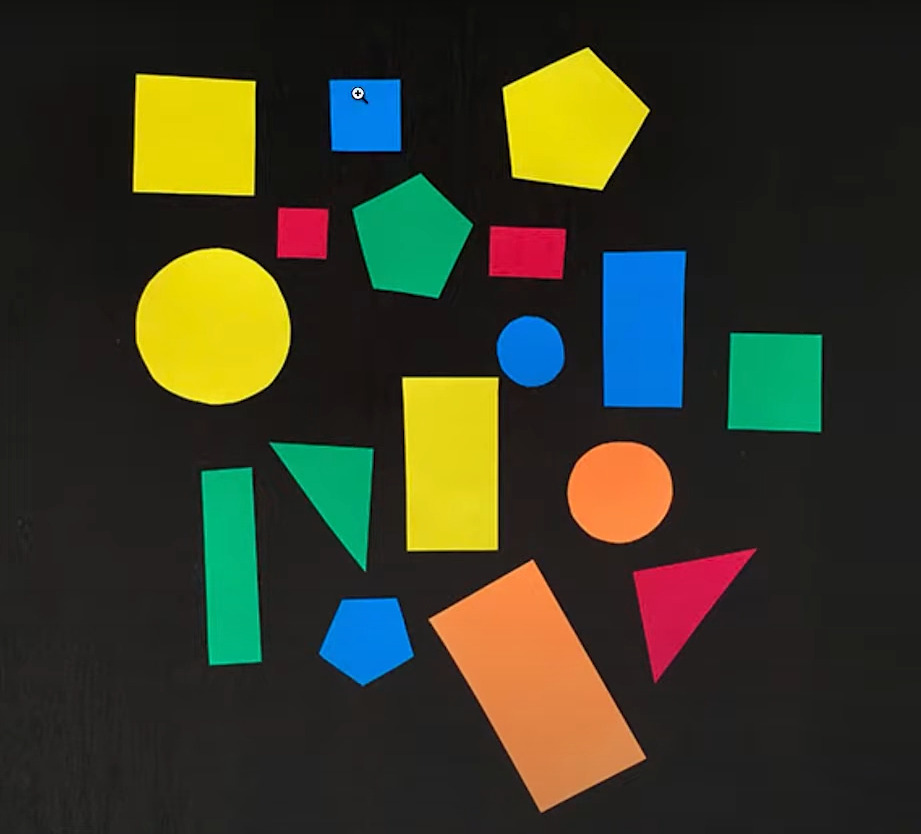
#> input picture ch5.jpg, 921 x 834 px
$ python 5.py
#> lines starting #> are read from the running program, lines starting #| are printed output that depends on the picture; after the words box and inside, x2 and y2 are one past the last pixel; in counts of white or black regions, pixels touching at a corner belong together
import cv2
import imutils

image = cv2.imread('ch5.jpg')
#> image is the input picture: shape (834, 921, 3); mean B, G, R 38.7, 57.8, 56.2

#Pre processing
gray = cv2.cvtColor(image,cv2.COLOR_BGR2GRAY)
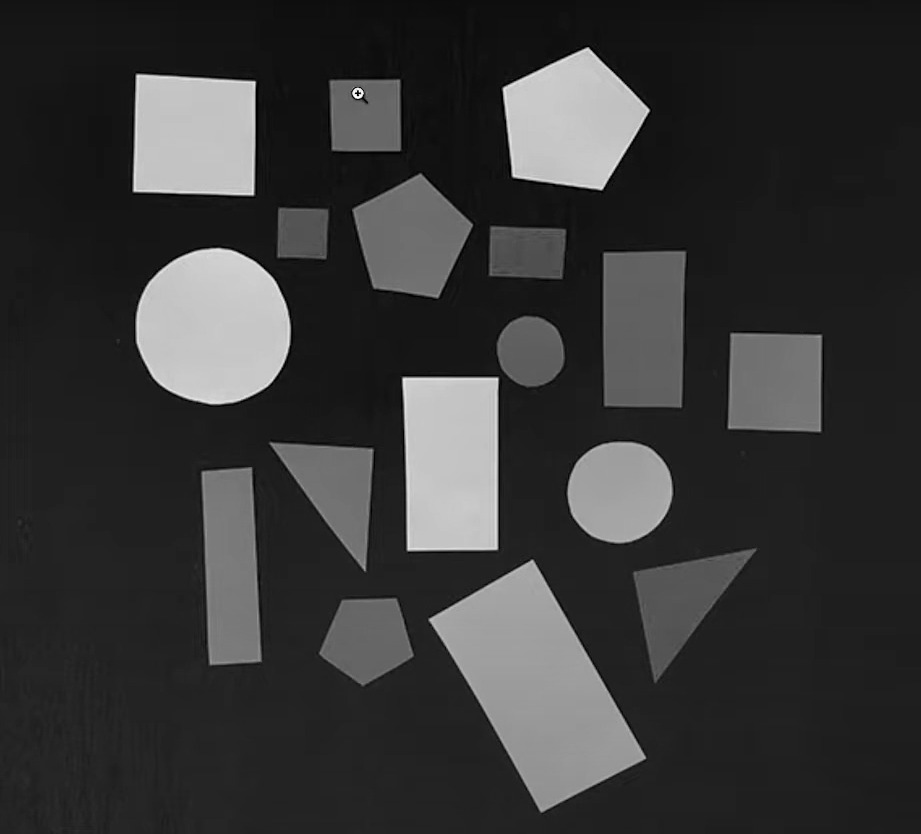
#> gray: shape (834, 921); min 0, max 255, mean 55.2
blurred = cv2.GaussianBlur(gray,(5,5),0)
thresh = cv2.threshold(blurred,60,255,cv2.THRESH_BINARY)[1]
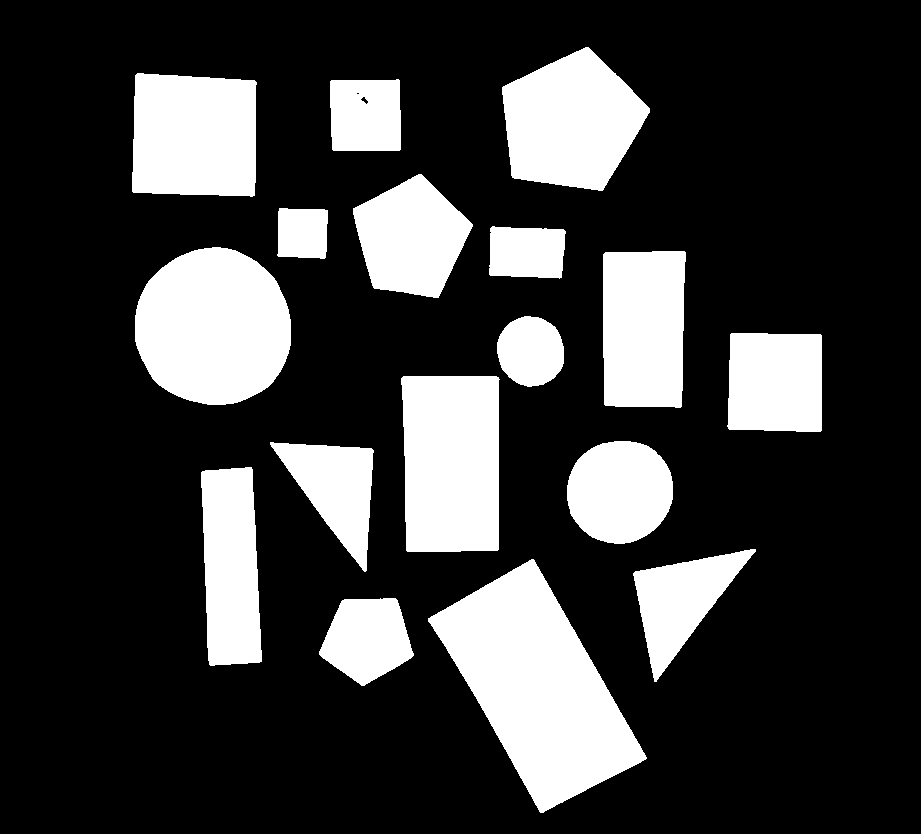
#> thresh: shape (834, 921); 23.1% white; 17 white regions

#Contours
cnts = cv2.findContours(thresh.copy(),cv2.RETR_EXTERNAL,cv2.CHAIN_APPROX_SIMPLE)
#> cnts = 17 contours; largest, box (x1, y1, x2, y2) and area: (428, 559, 647, 813) 27027, (135, 247, 291, 405) 19268, (401, 376, 500, 552) 16366, (502, 47, 650, 191) 14588, (132, 73, 257, 197) 14217
cnts = imutils.grab_contours(cnts) # เก็บในlist

for c in cnts:
    cv2.drawContours(image,[c],-1,(0,0,255),2)
#> this loop made 17 passes
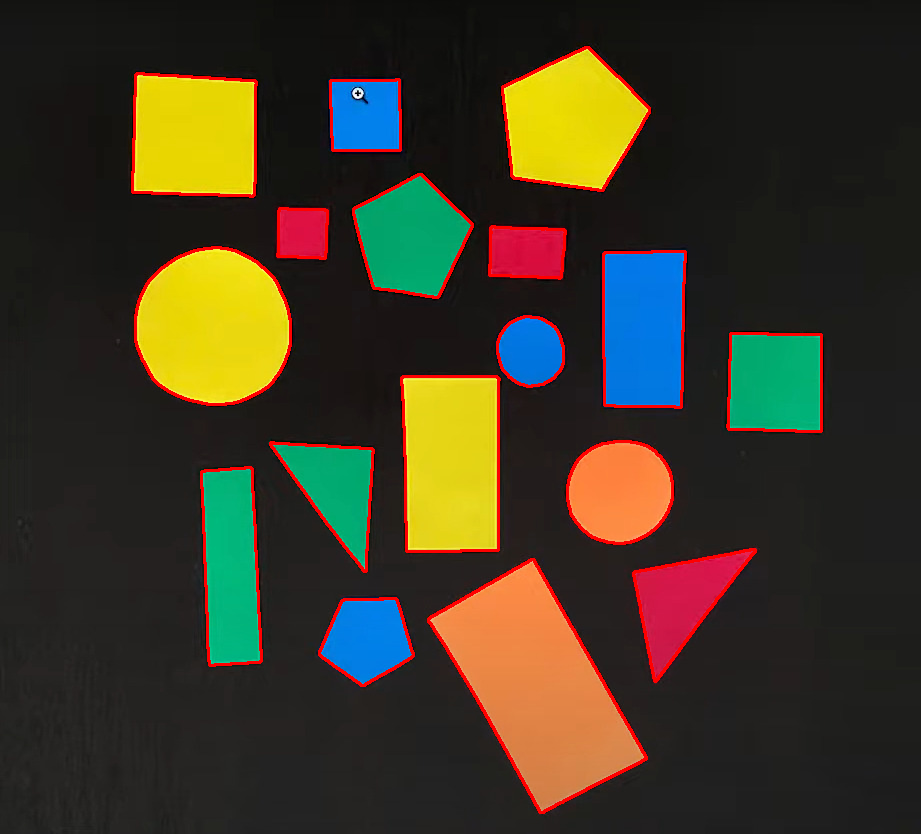
#> image: shape (834, 921, 3); 2.85% of pixels changed, all inside (x1, y1, x2, y2) = (131, 46, 823, 814)


cv2.imshow("Image",image)

cv2.waitKey(0)
#> (the run stopped early here; a loop or call above may not have finished)

$ run again, with DSC00547.jpg copied over ch5.jpg
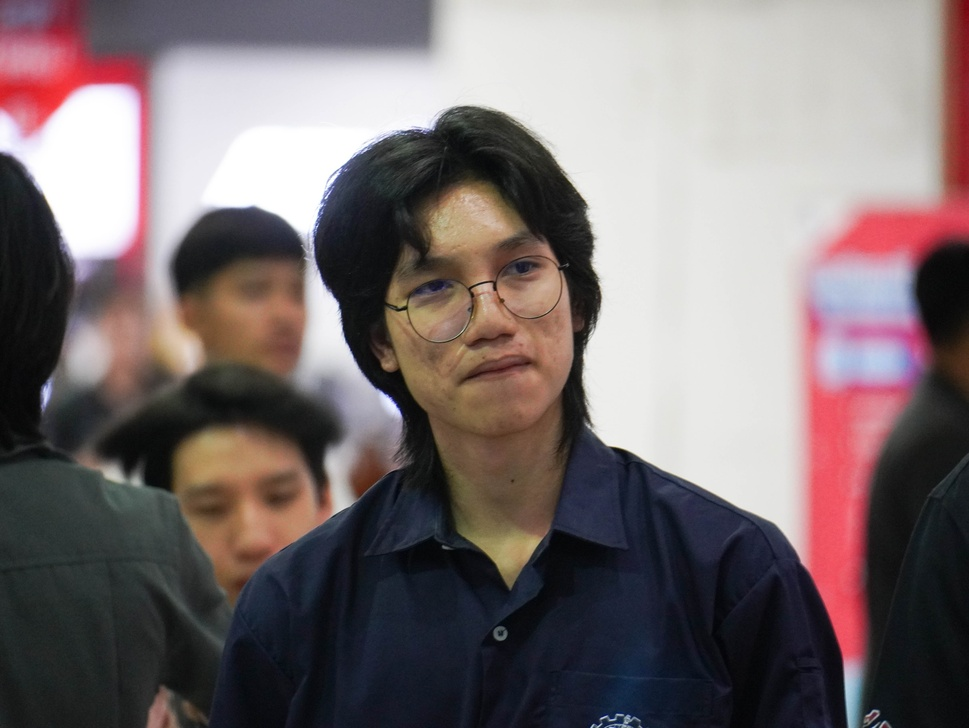
#> input picture DSC00547.jpg, 969 x 728 px, shrunk from 5328 x 4000 before the run
#> image is the input picture: shape (728, 969, 3); mean B, G, R 111.7, 110.4, 121.6
#> `thresh = cv2.threshold(blurred,60,255,cv2.THRESH_BINARY)[1]`:
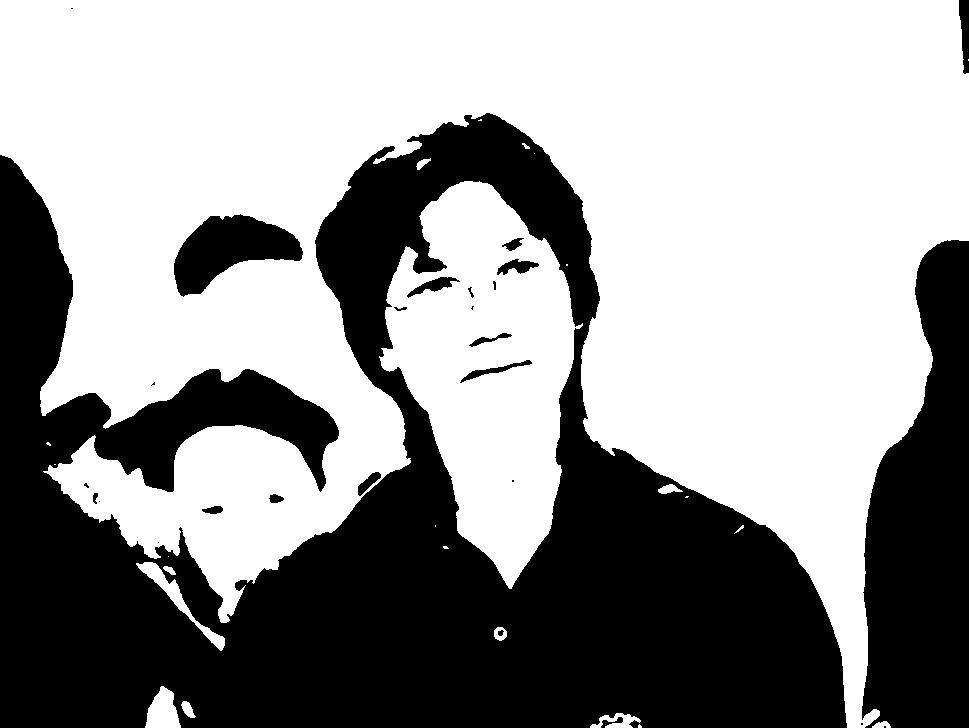
#> thresh: shape (728, 969); 59.5% white; 27 black regions (9 under 20 px)
#> cnts = 24 contours, 13 with area under 20; largest, box (x1, y1, x2, y2) and area: (0, 0, 969, 728) 372438, (379, 181, 583, 589) 48674, (136, 562, 225, 651) 1020, (145, 686, 181, 728) 941, (590, 713, 641, 728) 310
#> the loop `for c in cnts:` made 24 passes
#> c on passes 9, 12, 13, 15, 17, 20, 23: [[168, 556]], [[435, 525], [435, 526]], [[686, 496], [685, 497], [687, 497], [688, 496]], [[54, 464], [55, 464]], [[566, 264], [566, 265], [567, 265], [567, 264]], [[534, 153]], [[968, 59], [968, 60]]
#> after the loop `for c in cnts:`:
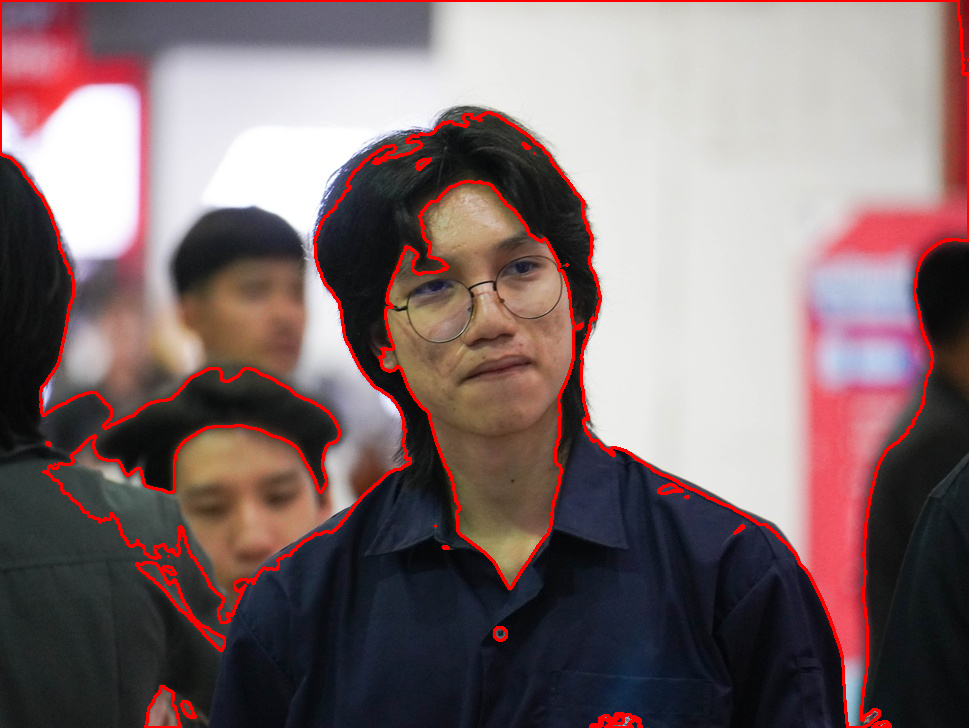
#> image: shape (728, 969, 3); 3.27% of pixels changed, all inside (x1, y1, x2, y2) = (0, 0, 969, 728)
